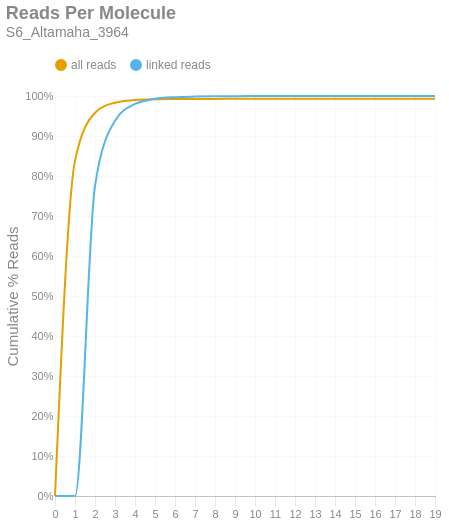

Write notebook code for a chart like this one.
### Markdown cell above
### Reads per Molecule
This chart shows the cumulative distribution of the number of reads per linked molecule. That is, how many alignments are associated with a unique molecule. This excludes the number of reads associated with invalid or absent linked-read barcodes. The `linked` histogram is the percentages recalculated when disregarding singletons.

### Code cell
if SKIPLR:
    print_html(f"Skipped")
else:
    counts = np.bincount(valids['reads'].cast(pl.Int64).to_numpy())
    weighted = counts * np.arange(len(counts))
    all_perc = weighted / n_reads
    linked_perc = weighted / n_linked_reads
    linked_perc[1] = 0
    binned_df = pl.DataFrame({
        'readsper': list(range(len(counts))),
        'all reads (cumsum)': np.cumsum(all_perc).tolist(),
        'linked reads (cumsum)': np.cumsum(linked_perc).tolist(),
    })

    with SafeRender(binned_df):
        (
            density_plot(binned_df, 'Reads Per Molecule', samplename, 'readspmol')
            .encode(
                x=alt.X('readsper:O', title=None).axis(labelAngle=0).scale(padding=0),
                y=alt.Y('value:Q', title='Cumulative % Reads').axis(format='%').stack(False),
                color=alt.Color("key:N").scale(domain=["all reads", "linked reads"]),
                tooltip=[
                    alt.Tooltip("key:N", title="Data Type"),
                    alt.Tooltip("readsper:O", title="Reads Per Molecule"),
                    alt.Tooltip("value:Q", format=".2%", title="% Reads (Cum.)")
                ]            
            )
        ).display()

### Figure 1 — Vega-Lite specification as saved in the notebook (floating-point values rounded to 4 significant figures)
{"width": "container", "height": 400, "config": {"title": {"anchor": "start", "dy": -15, "fontSize": 18, "color": "#888888", "subtitleColor": "#888888", "subtitleFontSize": 14}, "arc": {"fill": "#0072B2"}, "axis": {"domainColor": "#888888", "domainWidth": 0.5, "gridWidth": 0.2, "grid": false, "titleFontWeight": 400, "titleFontSize": 15, "labelFontSize": 11, "labelColor": "#888888", "tickColor": "#888888", "tickWidth": 0.2, "titleColor": "#888888"}, "axisBand": {"grid": false}, "axisX": {"grid": true, "tickSize": 10, "domainCap": "round"}, "axisY": {"domain": false, "grid": true, "tickSize": 0, "domainCap": "round"}, "background": "transparent", "header": {"labelFontSize": 15, "labelColor": "#888888", "titleFontSize": 15, "titleFontWeight": 600, "titleColor": "#888888"}, "legend": {"labelFont": "sans-serif", "labelFontSize": 12, "labelColor": "#888888", "symbolSize": 100, "symbolType": "circle", "titleFontSize": 12, "titlePadding": 10, "titleColor": "#888888", "title": null, "orient": "top"}, "range": {"category": ["#E69F00", "#56B4E9", "#009E73", "#F0E442", "#0072B2", "#D55E00", "#CC79A7", "#000000"], "diverging": ["#cfe8f3", "#a2d4ec", "#73bfe2", "#46abdb", "#1696d2", "#12719e"]}, "area": {"fill": "#0072B2", "fillOpacity": 0.7, "line": true, "strokeOpacity": 0.7}, "line": {"color": "#0072B2", "stroke": "#0072B2", "strokeWidth": 2}, "trail": {"color": "#0072B2", "stroke": "#0072B2", "strokeWidth": 0, "size": 1}, "point": {"filled": true, "fillOpacity": 1.0, "size": 95}, "text": {"color": "#888888", "fontSize": 11, "align": "right", "fontWeight": 400, "size": 11}, "bar": {"fill": "#0072B2", "stroke": null}, "view": {"stroke": null, "continuousWidth": 660, "continuousHeight": 400}}, "data": {"name": "data-54526edb678a196d42685f4c88066bf7"}, "mark": {"type": "line", "interpolate": "monotone", "point": {"opacity": 0, "size": 275}}, "encoding": {"color": {"field": "key", "scale": {"domain": ["all reads", "linked reads"]}, "type": "nominal"}, "tooltip": [{"field": "key", "title": "Data Type", "type": "nominal"}, {"field": "readsper", "title": "Reads Per Molecule", "type": "ordinal"}, {"field": "value", "format": ".2%", "title": "% Reads (Cum.)", "type": "quantitative"}], "x": {"axis": {"labelAngle": 0}, "field": "readsper", "scale": {"padding": 0}, "title": null, "type": "ordinal"}, "y": {"axis": {"format": "%"}, "field": "value", "stack": false, "title": "Cumulative % Reads", "type": "quantitative"}}, "params": [{"name": "param_c36ac31b6afebe62", "select": {"type": "point", "fields": ["key"]}, "bind": "legend"}], "title": {"text": "Reads Per Molecule", "subtitle": "S6_Altamaha_3964"}, "transform": [{"fold": ["all reads (cumsum)", "linked reads (cumsum)"]}, {"calculate": "replace(datum.key, ' (cumsum)', '')", "as": "key"}, {"filter": {"param": "param_c36ac31b6afebe62"}}], "usermeta": {"embedOptions": {"downloadFileName": "S6_Altamaha_3964.readspmol"}}, "$schema": "https://vega.github.io/schema/vega-lite/v6.1.0.json", "datasets": {"data-54526edb678a196d42685f4c88066bf7": [{"readsper": 0, "all reads (cumsum)": 0.0, "linked reads (cumsum)": 0.0}, {"readsper": 1, "all reads (cumsum)": 0.8379, "linked reads (cumsum)": 0.0}, {"readsper": 2, "all reads (cumsum)": 0.958, "linked reads (cumsum)": 0.775}, {"readsper": 3, "all reads (cumsum)": 0.9833, "linked reads (cumsum)": 0.9382}, {"readsper": 4, "all reads (cumsum)": 0.9898, "linked reads (cumsum)": 0.9801}, {"readsper": 5, "all reads (cumsum)": 0.9918, "linked reads (cumsum)": 0.9929}, {"readsper": 6, "all reads (cumsum)": 0.9925, "linked reads (cumsum)": 0.9971}, {"readsper": 7, "all reads (cumsum)": 0.9927, "linked reads (cumsum)": 0.9986}, {"readsper": 8, "all reads (cumsum)": 0.9928, "linked reads (cumsum)": 0.9993}, {"readsper": 9, "all reads (cumsum)": 0.9929, "linked reads (cumsum)": 0.9997}, {"readsper": 10, "all reads (cumsum)": 0.9929, "linked reads (cumsum)": 0.9998}, {"readsper": 11, "all reads (cumsum)": 0.9929, "linked reads (cumsum)": 0.9999}, {"readsper": 12, "all reads (cumsum)": 0.9929, "linked reads (cumsum)": 0.9999}, {"readsper": 13, "all reads (cumsum)": 0.9929, "linked reads (cumsum)": 0.9999}, {"readsper": 14, "all reads (cumsum)": 0.9929, "linked reads (cumsum)": 0.9999}, {"readsper": 15, "all reads (cumsum)": 0.9929, "linked reads (cumsum)": 1.0}, {"readsper": 16, "all reads (cumsum)": 0.9929, "linked reads (cumsum)": 1.0}, {"readsper": 17, "all reads (cumsum)": 0.9929, "linked reads (cumsum)": 1.0}, {"readsper": 18, "all reads (cumsum)": 0.9929, "linked reads (cumsum)": 1.0}, {"readsper": 19, "all reads (cumsum)": 0.9929, "linked reads (cumsum)": 1.0}]}}
